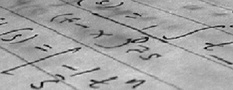
#> input picture class_activities/pdi/Aula_1/imgs/page.jpg, 233 x 90 px, shrunk from 448 x 172 before the run
$ python code5.py
#> lines starting #> are read from the running program, lines starting #| are printed output that depends on the picture
### class_activities/pdi/Aula_1/pdi_utils.py
import matplotlib.pyplot as plt
import numpy as np


def load_red_roses():
    return plt.imread("./imgs/red_roses.png")

def load_page_image():
    return plt.imread("imgs//page.jpg")
#> returned value is the input picture: shape (90, 233, 3); min 0, max 227, mean 162.2

def load_chess_image():
    return plt.imread("./imgs/chess_gray.png")

def load_woman():
    return plt.imread("imgs//woman.png")

def load_flipped_seville():
    return plt.imread("./imgs/flipped_seville.png")

def load_lena():
    return plt.imread("imgs//lena.png")

def show_image(image, title='Image', cmap_type='gray'):
    plt.imshow(image, cmap=cmap_type)
    plt.title(title)
    plt.axis('off')
    plt.show()

def manual_rgb2gray(rgb_img):
    return np.array((rgb_img[:,:,0]*0.29 + rgb_img[:,:,1]*0.59 + rgb_img[:,:,2]*0.11)).astype(int)
#> returned value: shape (90, 233) int64

### class_activities/pdi/Aula_1/code5.py
from skimage.color import rgb2gray
from pdi_utils import load_page_image, show_image, manual_rgb2gray
# Import the otsu threshold function
from skimage.filters import threshold_otsu, threshold_local


page_image = manual_rgb2gray(load_page_image())
# Show original image
show_image(page_image, 'Original Image')

# Obtain the optimal otsu global thresh value
global_thresh = threshold_otsu(page_image)
#> global_thresh = 137

# Obtain the binary image by applying global thresholding
binary_global = page_image > global_thresh
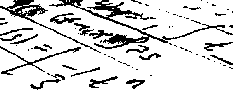
#> binary_global: shape (90, 233) bool; 84.1% white; black in thin lines or dots

# Show the binary image obtained
show_image(binary_global, 'Global thresholding')

# Set the block size to 35
block_size = 25

# Obtain the optimal local thresholding
local_thresh = threshold_local(page_image, block_size, offset=10)
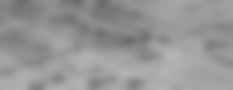
#> local_thresh: shape (90, 233) float64; min 106.4, max 180.8, mean 150.3

# Obtain the binary image by applying local thresholding
binary_local = page_image > local_thresh
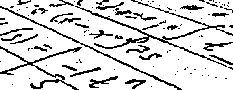
#> binary_local: shape (90, 233) bool; 83.8% white; black in thin lines or dots

# Show the binary image
show_image(binary_local, 'Local thresholding')
